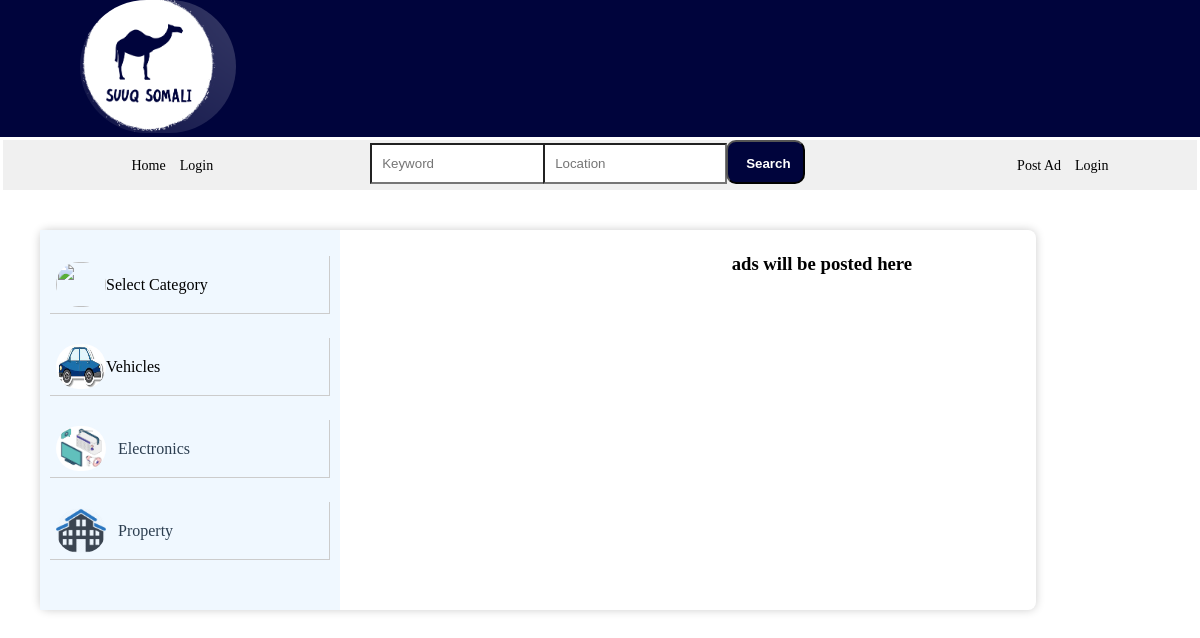
The page /menu on the database its author committed.
### base/models.py (models this page shows, shortened)
class Category(models.Model):
    name = models.CharField(max_length=100)
    parent_category = models.ForeignKey('self', null=True, blank=True, related_name='subcategories', on_delete=models.CASCADE)
    image = models.ImageField(upload_to='product_images')

### base/views.py (the view)
# urls.py: path('menu', views.menu, name='menu'),
def menu(request):
    categories = Category.objects.all()
    products = Product.objects.all()
    return render(request, 'base/post_ad_categories.html', {'categories': categories, 'products': products})

### base/templates/base/post_ad_categories.html (shortened to what this page needs)
{% extends 'main.html' %}
{% block content %}
    <div class="main-container">
        <div class="categories-menu">
            <ul style="text-align: center;">
                <li > <img  class="icon"  src="https://www.svgrepo.com/show/447582/click.svg" alt="">Select Category</li>
                {% for category in categories %}
                    {% if not category.parent_category %}
                        <li class="parent-category">
                            <img class="icon" src="{{ category.image.url }}" alt="">
                            {% if category.subcategories.all %}
                                <span class="categories-menu-item">{{ category.name }} </span>
                            {% else %}
                                <a href="{% url 'product_form' category.id %}" class="side-menu-item">{{ category.name }}</a>
                            {% endif %}
                        </li>
                    {% endif %}
                {% endfor %}
            </ul>
        </div>
        <div class="google-ads-here">
            <div class="ads">
                <h3>ads will be posted here</h3>
            </div>
        </div>
    </div>
{% endblock %}

### static/styles/style.css (style rules this page uses)
body { margin:0; background-color: #fff; }
.parent-category a { text-decoration: none; font-size: 15px; font-family: 'Times New Roman', Times, serif; color: #fff; }
.main-container { display: grid; grid-template-areas: "side-menu container"; gap: 20px; border-radius: 8px; box-shadow: 0 0 10px rgba(0, 0, 0, 0.2); width: 83%; margin: 40px; }
.categories-menu { background-color: aliceblue; width: 300px; grid-area: side-menu; }
.categories-menu ul { padding: 10px; }
.categories-menu ul li { display: flex; align-items: center; margin-bottom: 24px; list-style-type: none; position: relative; padding: 6px; border-style: solid; border-width: 0px 1px 1px 0px; border-color: #cccccc; }
.categories-menu a { color: #2C3E50; font-size: 16px; text-decoration: none; list-style-type: none; margin: 12px; }
.icon { width: 50px; height: 45px; background-position: -18px -9px; float: left; border-radius: 25px; }
.google-ads-here { grid-area: container; }
.ads { text-align: center; line-height: 1.6; }

### rows shown on the page
Category: image (picture), name "Vehicles"
Category: image (picture), name "Electronics"
Category: image (picture), name "Property"
